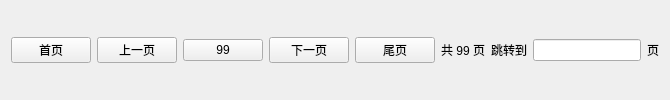
             <widget class="QWidget" name="widget_6" native="true">
              <property name="class" stdset="0">
               <string>pagination</string>
              </property>
              <layout class="QHBoxLayout" name="horizontalLayout_13" stretch="0,0,0,0,0,0,0,0,1">
               <item>
                <widget class="QPushButton" name="pushButton_15">
                 <property name="text">
                  <string>首页</string>
                 </property>
                </widget>
               </item>
               <item>
                <widget class="QPushButton" name="pushButton_16">
                 <property name="text">
                  <string>上一页</string>
                 </property>
                </widget>
               </item>
               <item>
                <widget class="QPushButton" name="pushButton_19">
                 <property name="text">
                  <string>99</string>
                 </property>
                </widget>
               </item>
               <item>
                <widget class="QPushButton" name="pushButton_17">
                 <property name="text">
                  <string>下一页</string>
                 </property>
                </widget>
               </item>
               <item>
                <widget class="QPushButton" name="pushButton_18">
                 <property name="text">
                  <string>尾页</string>
                 </property>
                </widget>
               </item>
               <item>
                <widget class="QLabel" name="label_40">
                 <property name="text">
                  <string>共 99 页</string>
                 </property>
                </widget>
               </item>
               <item>
                <widget class="QLabel" name="label_38">
                 <property name="text">
                  <string>跳转到</string>
                 </property>
                </widget>
               </item>
               <item>
                <widget class="QLineEdit" name="lineEdit_2"/>
               </item>
               <item>
                <widget class="QLabel" name="label_39">
                 <property name="text">
                  <string>页</string>
                 </property>
                </widget>
               </item>
              </layout>
             </widget>
